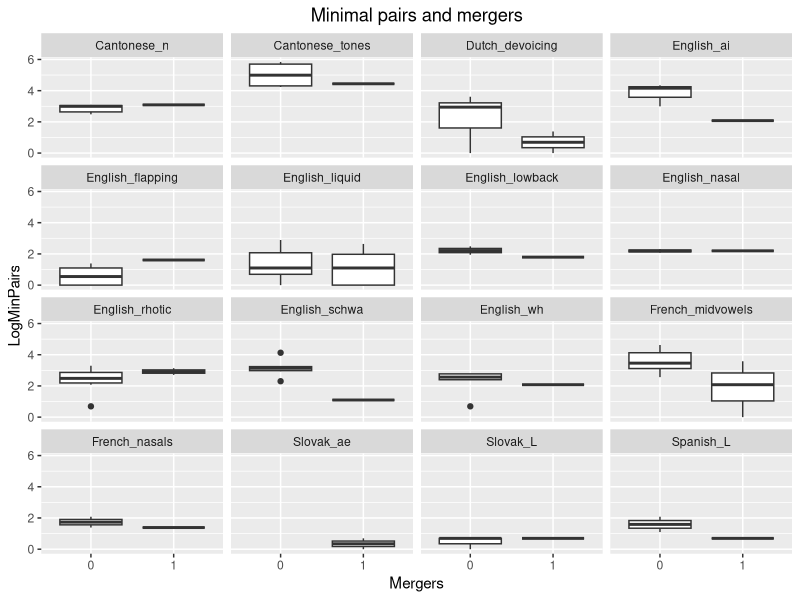
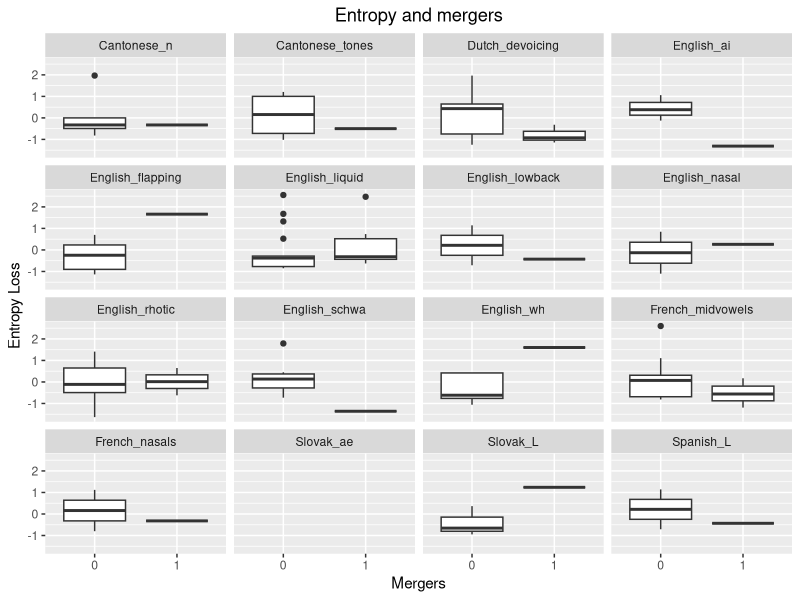
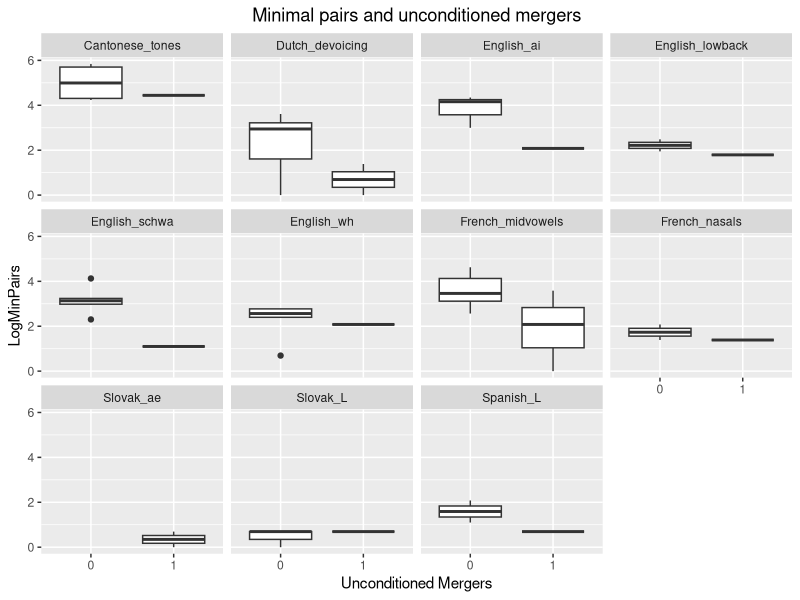
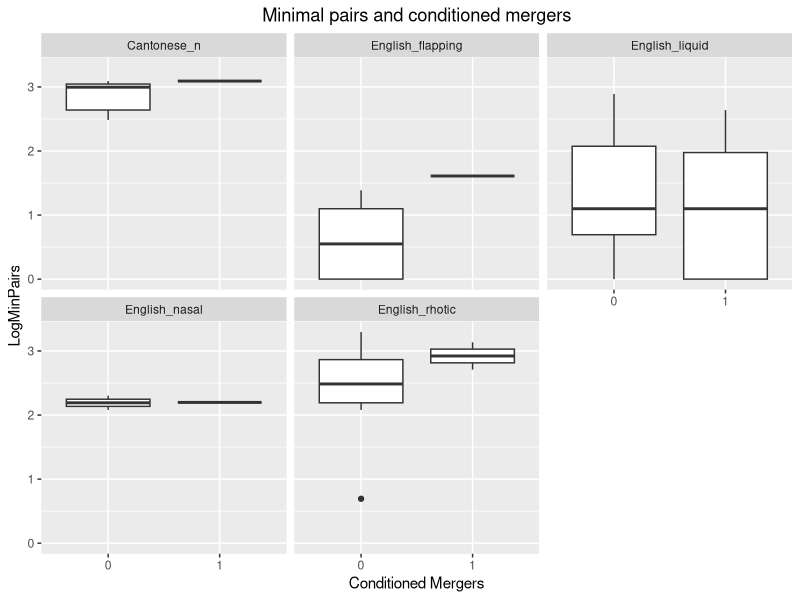

These figures' R source, in order:
## ---- chunk 1
library(tidyverse)
data = read_csv('fl_data.csv')
head(data)
## ---- chunk 2
data <- data %>% 
  mutate(LogMinPairs=log(MinPairs+1)) %>%
  mutate(Max_freq=pmax(Freq1,Freq2)) %>%
  group_by(Type) %>%
  mutate(EntropyLoss_scaled=scale(EntropyLoss)) %>%
  mutate(Max_Freq_scaled=scale(Max_freq)) 

## ---- chunk 3
ggplot(data, aes(x=factor(Merged),y=LogMinPairs))+
  geom_boxplot() +
  facet_wrap(~Type) +
  labs(title="Minimal pairs and mergers", x ="Mergers", y = "LogMinPairs") +
  theme(plot.title = element_text(hjust = 0.5))
## ---- chunk 4
m1 = glm(Merged ~ LogMinPairs, data=data, family=binomial)
summary(m1)
## ---- chunk 5
ggplot(data, aes(x=factor(Merged),y=EntropyLoss_scaled))+
  geom_boxplot() +
  facet_wrap(~Type) +
  labs(title="Entropy and mergers", x ="Mergers", y = "Entropy Loss") +
  theme(plot.title = element_text(hjust = 0.5))
## ---- chunk 6
m2 = glm(Merged ~ EntropyLoss_scaled, data=data, family=binomial)
summary(m2)
## ---- chunk 7
library(lme4)
m3 = glmer(Merged ~ LogMinPairs + Max_Freq_scaled + (1|Type), family=binomial, data=data)
summary(m3)
## ---- chunk 8

unconditioned = data %>%
  filter(Environment == 'Unconditioned')

ggplot(unconditioned, aes(x=factor(Merged),y=LogMinPairs))+
  geom_boxplot() +
  facet_wrap(~Type) +
  labs(title="Minimal pairs and unconditioned mergers", x ="Unconditioned Mergers", y = "LogMinPairs") +
  theme(plot.title = element_text(hjust = 0.5))
## ---- chunk 9
m4 = glmer(Merged ~ LogMinPairs + Max_Freq_scaled + (1|Type), family=binomial, data=unconditioned)
summary(m4)
## ---- chunk 10

conditioned = data %>%
  filter(Environment == 'Conditioned')

ggplot(conditioned, aes(x=factor(Merged),y=LogMinPairs))+
  geom_boxplot() +
  facet_wrap(~Type) +
  labs(title="Minimal pairs and conditioned mergers", x ="Conditioned Mergers", y = "LogMinPairs") +
  theme(plot.title = element_text(hjust = 0.5))
## ---- chunk 11
m5 = glmer(Merged ~ LogMinPairs + Max_Freq_scaled + (1|Type), family=binomial, data=conditioned)
summary(m5)
